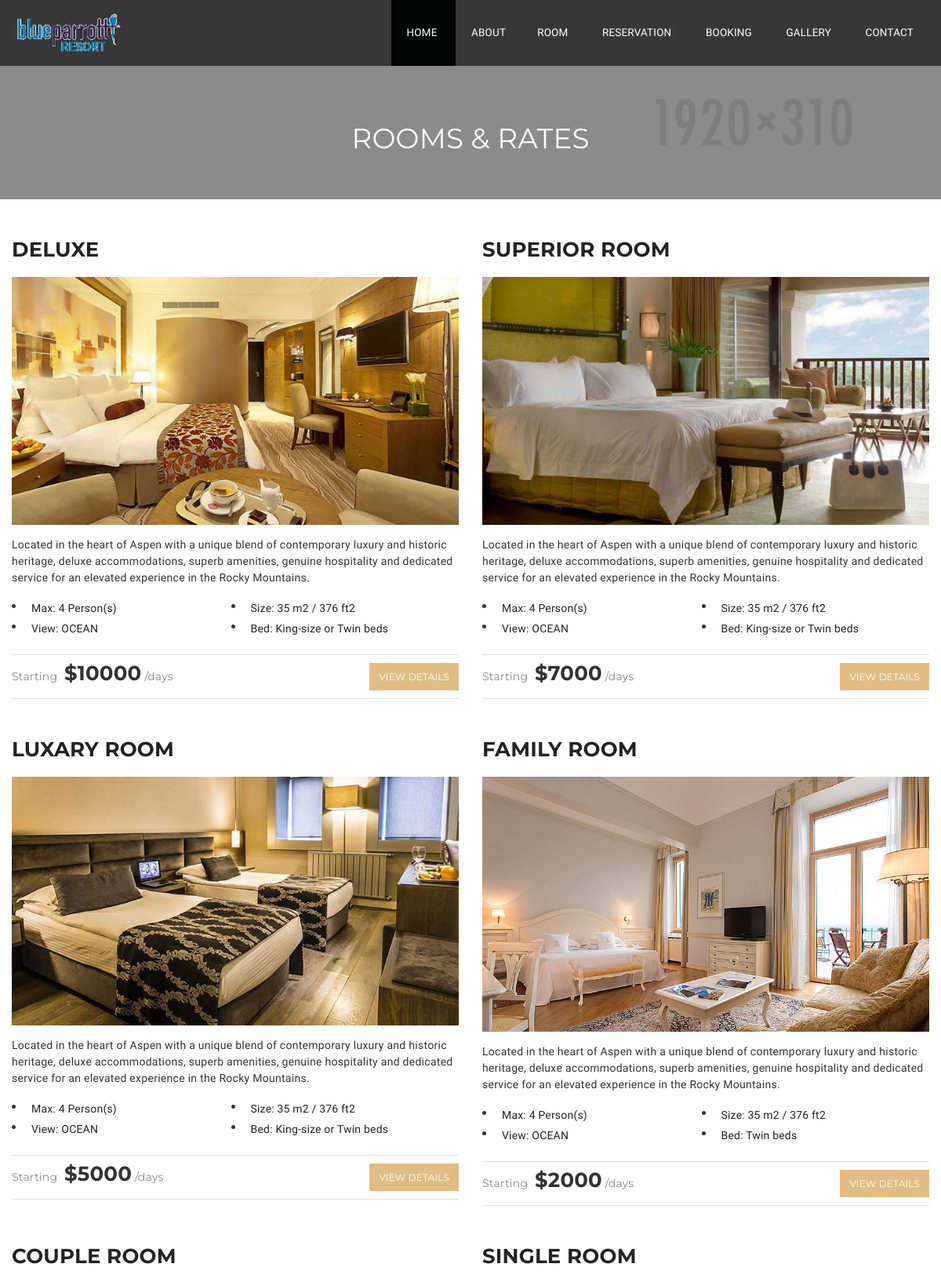
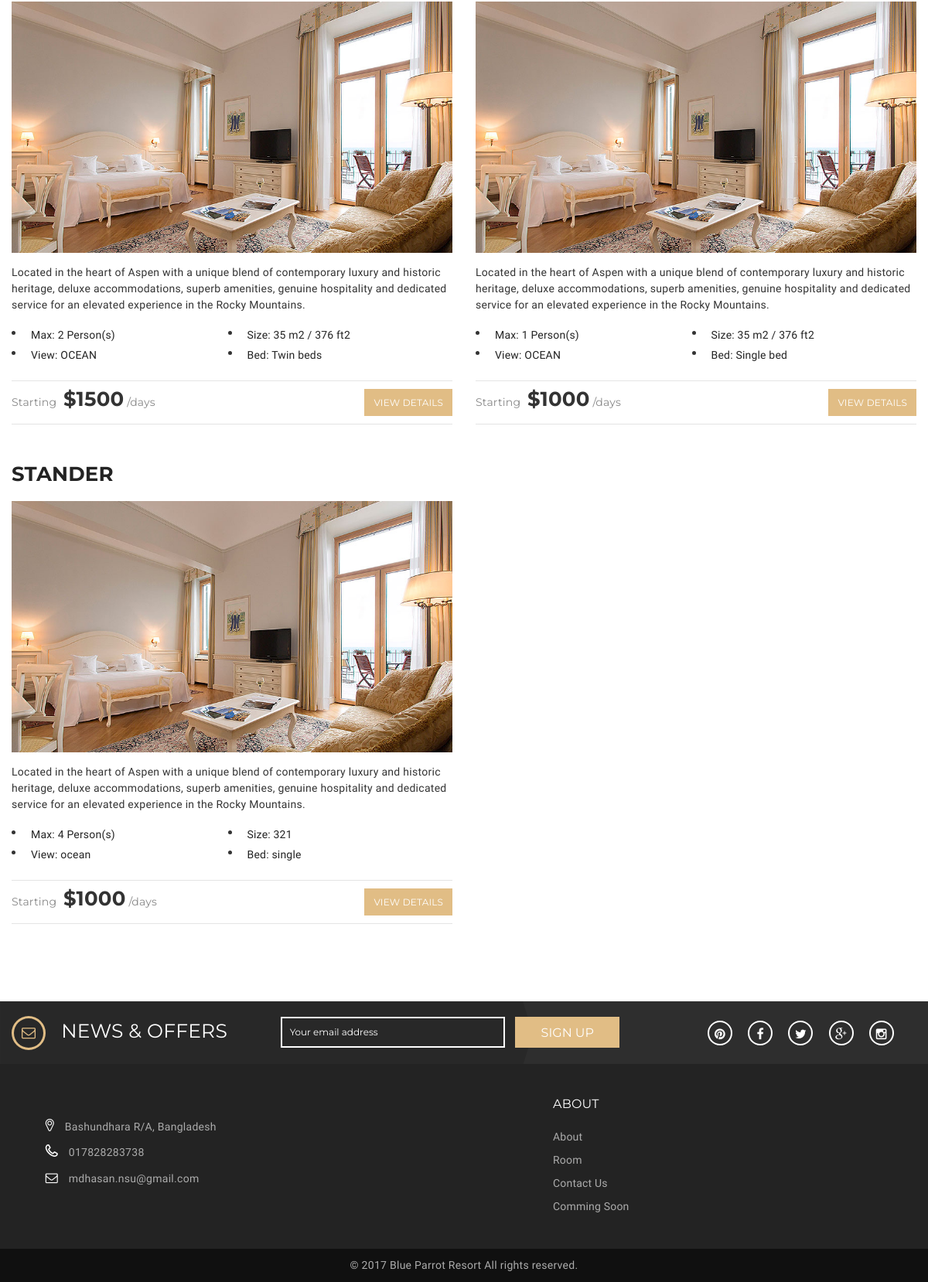
/Room/, run on the app's committed database (2 pictures, top to bottom).
### TuristManagment/models.py (models this page shows, shortened)
class Room(models.Model):
    room_id = models.IntegerField(unique=True)
    room_type = models.CharField(max_length=100)
    room_location = models.TextField()
    room_price = models.IntegerField()
    room_size = models.CharField(max_length=50)
    room_view = models.CharField(max_length=50)
    room_bed = models.CharField(max_length=100)
    room_member = models.IntegerField(blank=True,null=True)
    room_availability = models.IntegerField()
    room_img = models.CharField(max_length=100,blank=True,null=True)

### TuristManagment/views.py (the view)
# urls.py: url(r'^Room/', room, name='room_page'),
def room(request):
    posts = Room.objects.all()
    contex2 = {
        'posts': posts
    }
    return render(request, 'Room.html', contex2)

### templates/Room.html (shortened to what this page needs)
<!DOCTYPE html>
<html lang="en">
 {% load static %}
<html>
  <head>
    {% include 'loadBootstrap.html' %}
  </head>
<body>
    <div id="page-wrap">
        {% include 'navMain.html' %}
        <section class="section-sub-banner bg-9">
            <div class="awe-overlay"></div>
            <div class="sub-banner">
                <div class="container">
                    <div class="text text-center">
                        <h2>ROOMS &amp; RATES</h2>
                    </div>
                </div>
            </div>
        </section>
        <section class="section-room bg-white">
            <div class="container">
                <div class="room-wrap-1">
                    <div class="row">
                        {% for post in posts %}
                        <div class="col-md-6">
                            <div class="room_item-1">
                                <h2><a href="/room/{{ post.pk }}">{{ post.room_type }}</a></h2>
                                <div class="img">
                                    {% if post.pk == 0 %}
                                        <a href="#"><img src="{% static 'images/room/room11.jpg' %}" alt=""></a>
                                    {% elif post.pk == 1 %}
                                        <a href="#"><img src="{% static 'images/room/room22.jpg' %}" alt=""></a>
                                    {% elif post.pk == 2 %}
                                        <a href="#"><img src="{% static 'images/room/room33.jpg' %}" alt=""></a>
                                    {% elif post.pk == 3 %}
                                        <a href="#"><img src="{% static 'images/room/room44.jpg' %}" alt=""></a>
                                    {% elif post.pk == 3 %}
                                        <a href="#"><img src="{% static 'images/room/room22.jpg' %}" alt=""></a>
                                    {% else %}
                                        <a href="#"><img src="{% static 'images/room/room11.jpg' %}" alt=""></a>
                                    {% endif %}
                                </div>
                                <div class="desc">
                                    <p>Located in the heart of Aspen with a unique blend of contemporary luxury and historic heritage, deluxe accommodations, superb amenities, genuine hospitality and dedicated service for an elevated experience in the Rocky Mountains.</p>
                                    <ul>
                                        <li>Max: {{ post.room_member }} Person(s)</li>
                                        <li>Size: {{ post.room_size }}</li>
                                        <li>View: {{ post.room_view }}</li>
                                        <li>Bed: {{ post.room_bed }}</li>
                                    </ul>
                                </div>
                                <div class="bot">
                                    <span class="price">Starting <span class="amout">${{ post.room_price }}</span> /days</span>
                                    <a href="/room/{{ post.pk }}" class="awe-btn awe-btn-13">VIEW DETAILS</a>
                                </div>
                            </div>
                        </div>
                        {% endfor %}
                    </div>
                </div>
            </div>
        </section>
        {% include 'footer.html' %}
    </div>
</body>
</html>

### templates/loadBootstrap.html (shortened to what this page needs)
{% load static %}
    <link rel="stylesheet" type="text/css" href="{% static 'css/lib/font-awesome.min.css'%}">
    <link rel="stylesheet" type="text/css" href="{% static 'css/lib/font-lotusicon.css'%}">
    <link rel="stylesheet" type="text/css" href="{% static 'css/lib/bootstrap.min.css'%}">
    <link rel="stylesheet" type="text/css" href="{% static 'css/lib/owl.carousel.css'%}">
    <link rel="stylesheet" type="text/css" href="{% static 'css/lib/jquery-ui.min.css'%}">
    <link rel="stylesheet" type="text/css" href="{% static 'css/lib/magnific-popup.css"'%}">
    <link rel="stylesheet" type="text/css" href="{% static 'css/lib/settings.css'%}">
    <link rel="stylesheet" type="text/css" href="{% static 'css/lib/bootstrap-select.min.css'%}">
    <link rel="stylesheet" type="text/css" href="{% static 'css/style.css'%}">

### templates/navMain.html (shortened to what this page needs)
 {% load static %}
            <header id="header" class="header-v2">
                <div class="header_content" id="header_content">
                    <div class="container">
                        <div class="header_logo">er
                            <a href="#"><img src="{% static 'images/mainlogo.png' %}" alt=""></a>
                        </div>
                        <nav class="header_menu">
                            <ul class="menu">
                                <li class="current-menu-item">
                                    <a href="/">Home </a>
                                </li>
                                <li><a href="/about">About</a></li>
                                <li>
                                    <a href="/Room">Room </a>
                                </li>
                                <li>
                                    <a href="/reservation">Reservation </a>
                                </li>
                                <li>
                                    <a href="/booking">Booking </a>
                                </li>
                                <li>
                                    <a href="#">Gallery </a>
                                </li>
                                <li><a href="/contact">Contact</a></li>
                            </ul>
                        </nav>
                    </div>
                </div>
            </header>

### templates/footer.html (shortened to what this page needs)
{% load static %}
        <footer id="footer">
            <div class="footer_top">
                <div class="container">
                    <div class="row">
                        <div class="col-lg-9">
                            <div class="mailchimp">
                                <h4>News &amp; Offers</h4>
                                <div class="mailchimp-form">
                                    <form action="#" method="POST">
                                        <input type="text" name="email" placeholder="Your email address" class="input-text">
                                        <button class="awe-btn">SIGN UP</button>
                                    </form>
                                </div>
                            </div>
                        </div>
                        <div class="col-lg-3">
                            <div class="social">
                                <div class="social-content">
                                    <a href="#"><i class="fa fa-pinterest"></i></a>
                                    <a href="#"><i class="fa fa-facebook"></i></a>
                                    <a href="#"><i class="fa fa-twitter"></i></a>
                                    <a href="#"><i class="fa fa-google-plus"></i></a>
                                    <a href="#"><i class="fa fa-instagram"></i></a>
                                </div>
                            </div>
                        </div>
                    </div>
                </div>
            </div>
            <div class="footer_center">
                <div class="container">
                    <div class="row">
                        <div class="col-xs-12 col-lg-5">
                            <div class="widget widget_logo">
                                <div class="widget-logo">
                                    <div class="text">
                                        <p><i class="lotus-icon-location"></i> Bashundhara R/A, Bangladesh</p>
                                        <p><i class="lotus-icon-phone"></i> 017828283738</p>
                                        <p><i class="fa fa-envelope-o"></i> <a href="mailto:mdhasan.nsu@gmail.com.com">mdhasan.nsu@gmail.com</a></p>
                                    </div>
                                </div>
                            </div>
                        </div>
                        <div class="col-xs-4 col-lg-2">
                        </div>
                        <div class="col-xs-4 col-lg-2">
                            <div class="widget">
                                <h4 class="widget-title">ABOUT</h4>
                                <ul>
                                    <li><a href="/about">About</a></li>
                                    <li><a href="/Room">Room</a></li>
                                    <li><a href="/contact">Contact Us</a></li>
                                    <li><a href="">Comming Soon</a></li>
                                </ul>
                            </div>
                        </div>
                        <div class="col-xs-4 col-lg-3">
                        </div>
                    </div>
                </div>
            </div>
            <div class="footer_bottom">
                <div class="container">
                    <p>&copy; 2017 Blue Parrot Resort All rights reserved.</p>
                </div>
            </div>
        </footer>

### templates/loadJquery.html (shortened to what this page needs)
{% load static %}

### data on the page
Room: room_type "DELUXE", room_member "4", room_size "35 m2 / 376 ft2", room_view "OCEAN", room_bed "King-size or Twin beds", room_price "10000"
Room: room_type "SUPERIOR ROOM", room_member "4", room_size "35 m2 / 376 ft2", room_view "OCEAN", room_bed "King-size or Twin beds", room_price "7000"
Room: room_type "LUXARY ROOM", room_member "4", room_size "35 m2 / 376 ft2", room_view "OCEAN", room_bed "King-size or Twin beds", room_price "5000"
Room: room_type "FAMILY ROOM", room_member "4", room_size "35 m2 / 376 ft2", room_view "OCEAN", room_bed "Twin beds", room_price "2000"
Room: room_type "COUPLE ROOM", room_member "2", room_size "35 m2 / 376 ft2", room_view "OCEAN", room_bed "Twin beds", room_price "1500"
Room: room_type "SINGLE ROOM", room_member "1", room_size "35 m2 / 376 ft2", room_view "OCEAN", room_bed "Single bed", room_price "1000"
Room: room_type "STANDER", room_member "4", room_size "321", room_view "ocean", room_bed "single", room_price "1000"
